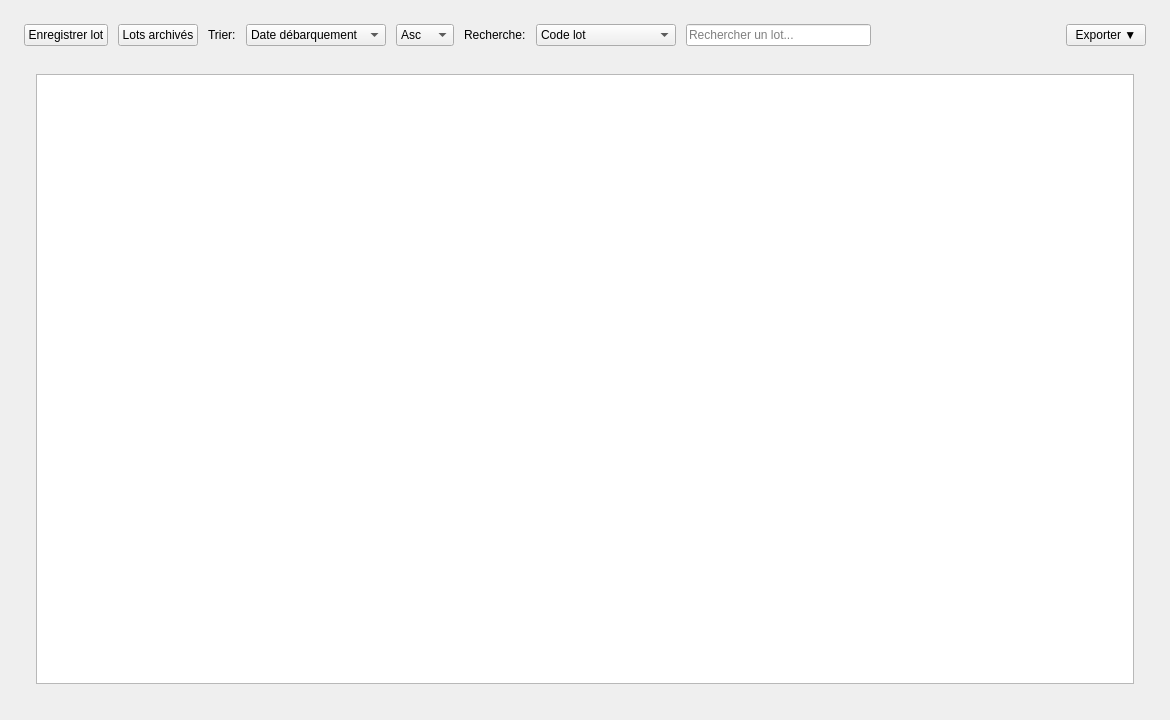
<?xml version="1.0" encoding="UTF-8"?>
<ui version="4.0">
 <class>PechePage</class>
 <widget class="QWidget" name="PechePage">
  <property name="geometry">
   <rect>
    <x>0</x>
    <y>0</y>
    <width>1170</width>
    <height>720</height>
   </rect>
  </property>
  <layout class="QVBoxLayout" name="verticalLayout">
   <property name="spacing">
    <number>16</number>
   </property>
   <property name="leftMargin">
    <number>24</number>
   </property>
   <property name="topMargin">
    <number>24</number>
   </property>
   <property name="rightMargin">
    <number>24</number>
   </property>
   <property name="bottomMargin">
    <number>24</number>
   </property>
   <item>
    <widget class="QWidget" name="controlsWidget">
     <layout class="QHBoxLayout" name="controlsLayout">
      <property name="spacing">
       <number>10</number>
      </property>
      <property name="leftMargin">
       <number>0</number>
      </property>
      <property name="topMargin">
       <number>0</number>
      </property>
      <property name="rightMargin">
       <number>0</number>
      </property>
      <property name="bottomMargin">
       <number>0</number>
      </property>
      <item>
       <widget class="QPushButton" name="btnAddPeche">
        <property name="text">
         <string>Enregistrer lot</string>
        </property>
       </widget>
      </item>
      <item>
       <widget class="QPushButton" name="btnArchivedPeche">
        <property name="text">
         <string>Lots archivés</string>
        </property>
       </widget>
      </item>
      <item>
       <widget class="QLabel" name="labelSort">
        <property name="text">
         <string>Trier:</string>
        </property>
       </widget>
      </item>
      <item>
       <widget class="QComboBox" name="comboSortField">
        <item>
         <property name="text">
          <string>Date débarquement</string>
         </property>
        </item>
        <item>
         <property name="text">
          <string>Espèce</string>
         </property>
        </item>
        <item>
         <property name="text">
          <string>Statut lot</string>
         </property>
        </item>
        <item>
         <property name="text">
          <string>Origine</string>
         </property>
        </item>
       </widget>
      </item>
      <item>
       <widget class="QComboBox" name="comboSortOrder">
        <item>
         <property name="text">
          <string>Asc</string>
         </property>
        </item>
        <item>
         <property name="text">
          <string>Desc</string>
         </property>
        </item>
       </widget>
      </item>
      <item>
       <widget class="QLabel" name="labelSearch">
        <property name="text">
         <string>Recherche:</string>
        </property>
       </widget>
      </item>
      <item>
       <widget class="QComboBox" name="comboSearchField">
        <item>
         <property name="text">
          <string>Code lot</string>
         </property>
        </item>
        <item>
         <property name="text">
          <string>Date débarquement</string>
         </property>
        </item>
        <item>
         <property name="text">
          <string>Espèce</string>
         </property>
        </item>
        <item>
         <property name="text">
          <string>Statut lot</string>
         </property>
        </item>
       </widget>
      </item>
      <item>
       <widget class="QLineEdit" name="searchBar">
        <property name="placeholderText">
         <string>Rechercher un lot...</string>
        </property>
       </widget>
      </item>
      <item>
       <spacer name="horizontalSpacer">
        <property name="orientation">
         <enum>Qt::Horizontal</enum>
        </property>
        <property name="sizeHint" stdset="0">
         <size>
          <width>40</width>
          <height>20</height>
         </size>
        </property>
       </spacer>
      </item>
      <item>
       <widget class="QPushButton" name="btnExport">
        <property name="text">
         <string>Exporter ▼</string>
        </property>
       </widget>
      </item>
     </layout>
    </widget>
   </item>
   <item>
   <widget class="QWidget" name="tableCard">
    <layout class="QVBoxLayout" name="tableCardLayout">
     <property name="leftMargin">
      <number>12</number>
     </property>
     <property name="topMargin">
      <number>12</number>
     </property>
     <property name="rightMargin">
      <number>12</number>
     </property>
     <property name="bottomMargin">
      <number>12</number>
     </property>
      <item>
       <widget class="QTableWidget" name="tablePeche"/>
      </item>
     </layout>
    </widget>
   </item>
  </layout>
 </widget>
 <resources/>
 <connections/>
</ui>
